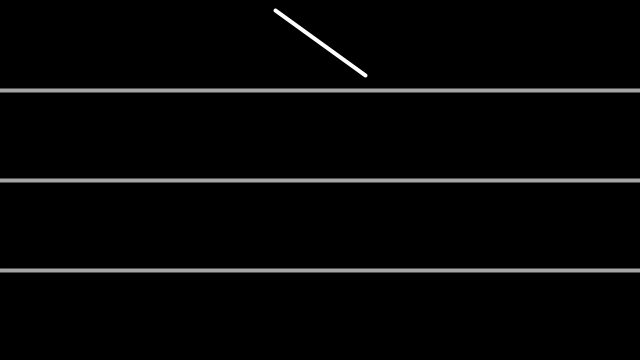
Frame 1 (no input)
Frame 60 (the mouse pressed at the canvas centre just before this capture): identical to frame 1, image omitted
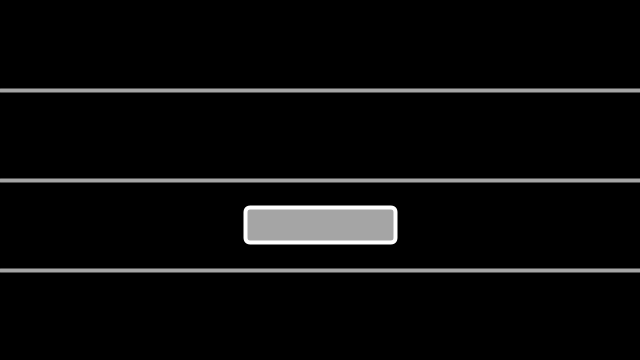
Frame 120 (the mouse held since frame 60 and released just before this capture)

The Processing sketch that drew these frames (run headless with seeded random() and noise(); from frame 60 on, the mouse is pressed at the canvas centre):

// Processing sketch: conditionalPractice
// ── conditionalPractice.pde
void setup() {
  size(640, 360);
  rectMode(CENTER);
  //rectMode(RADIUS);
}

void draw() {
  background(0);

  stroke(255);
  strokeWeight(4);
  fill(165);
  
  if (mouseY < height / 4) {
    line(width * .5 - 45, height / 4 - 80, width * .5 + 45, height / 4 - 15);
  } else if (mouseY < height / 4 * 2) {
    square(width * .5, height / 4 * 2 - 45, 70);
  } else if (mouseY < height / 4 * 3) {
    rect(width * .5, height * .5 + 45, 150, 35, 5);
  } else {
    circle(width * .5, height / 4 * 4 - 45, 70);
  }

  stroke(165);
  //strokeWeight(5);
  line(0, height / 4 , width, height / 4);
  line(0, height / 4 * 2, width, height / 4 * 2);
  line(0, height / 4 * 3, width, height / 4 * 3);
}
